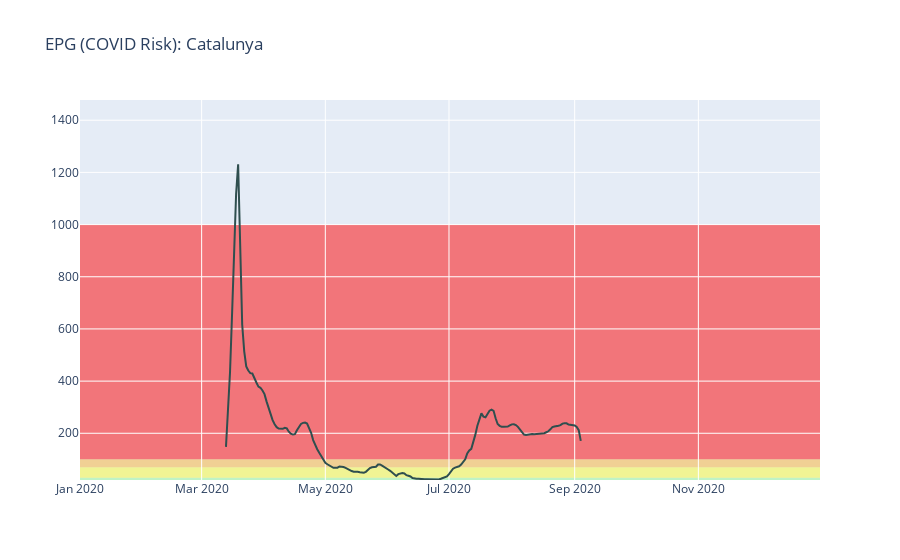

Here is the notebook cell this chart was saved with:
### Code cell
# plot risk
go.Figure(data=[
    go.Scatter(
        name='EPG (risk)',
        x=data.Date, y=data.epg,
        marker_color = 'darkslategray'        
    )
]).update_layout(
    title="EPG (COVID Risk): {}".format(area),
    shapes=[
        dict(
            # add green area: low risk epg<30
            type="rect", xref="x", yref="y", x0="2020-01-01", y0=0, x1="2020-12-31", y1=30,
            fillcolor="palegreen", opacity=0.5, layer="below", line_width=0
        ),
        dict(
            # add yellow area: moderate risk 30<epg<70
            type="rect", xref="x", yref="y", x0="2020-01-01", y0=30, x1="2020-12-31", y1=70,
            fillcolor="yellow", opacity=0.4, layer="below", line_width=0
        ), 
        dict(
            # add orange area: high risk 70<epg<100
            type="rect", xref="x", yref="y", x0="2020-01-01", y0=70, x1="2020-12-31", y1=100,
            fillcolor="orange", opacity=0.4, layer="below", line_width=0
        ),
        dict(
            # add red area: very high risk 100<epg
            type="rect", xref="x", yref="y", x0="2020-01-01", y0=100, x1="2020-12-31", y1=1000,
            fillcolor="red", opacity=0.5, layer="below", line_width=0
        )     
    ],
    yaxis = dict(
        range=(data.epg.min(), data.epg.max()*1.2)
    )
).show()

### Figure 1 — Plotly figure (JSON) as saved in the notebook; plotly's stock layout.template omitted (floating-point values rounded to 4 significant figures; data arrays with more than 128 entries replaced by an {"elided": "..."} marker saying what was removed)
{"data": [{"marker": {"color": "darkslategray"}, "name": "EPG (risk)", "type": "scatter", "x": {"elided": "189 str values"}, "y": {"elided": "189 float values"}}], "layout": {"shapes": [{"fillcolor": "palegreen", "layer": "below", "line": {"width": 0}, "opacity": 0.5, "type": "rect", "x0": "2020-01-01", "x1": "2020-12-31", "xref": "x", "y0": 0, "y1": 30, "yref": "y"}, {"fillcolor": "yellow", "layer": "below", "line": {"width": 0}, "opacity": 0.4, "type": "rect", "x0": "2020-01-01", "x1": "2020-12-31", "xref": "x", "y0": 30, "y1": 70, "yref": "y"}, {"fillcolor": "orange", "layer": "below", "line": {"width": 0}, "opacity": 0.4, "type": "rect", "x0": "2020-01-01", "x1": "2020-12-31", "xref": "x", "y0": 70, "y1": 100, "yref": "y"}, {"fillcolor": "red", "layer": "below", "line": {"width": 0}, "opacity": 0.5, "type": "rect", "x0": "2020-01-01", "x1": "2020-12-31", "xref": "x", "y0": 100, "y1": 1000, "yref": "y"}], "title": {"text": "EPG (COVID Risk): Catalunya"}, "yaxis": {"range": [20.93, 1478.0]}}}
